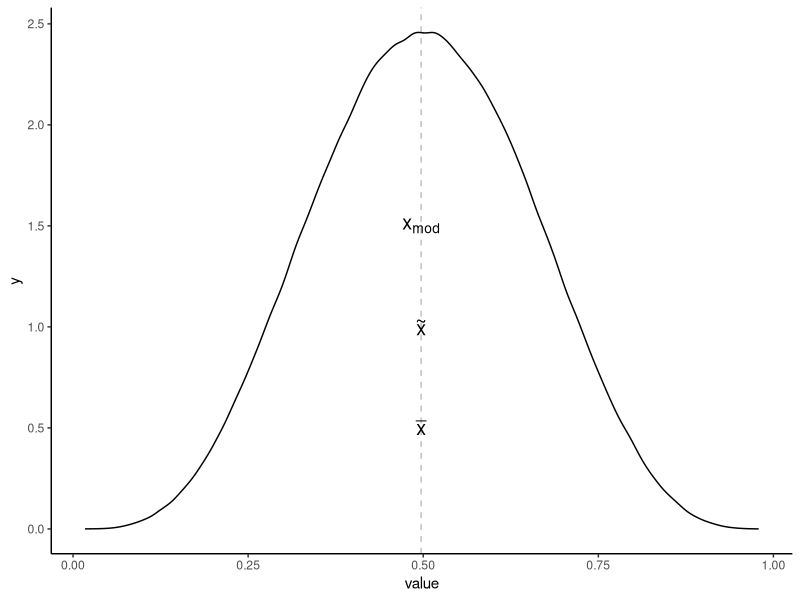
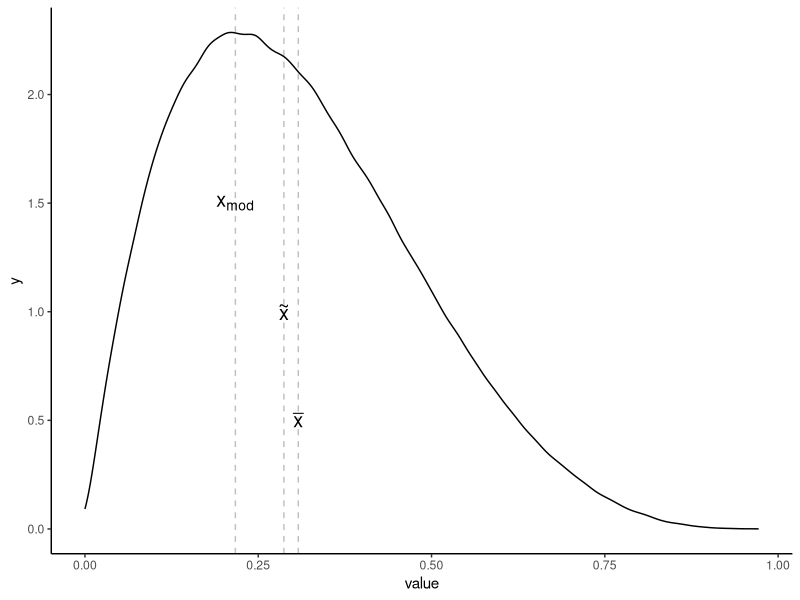
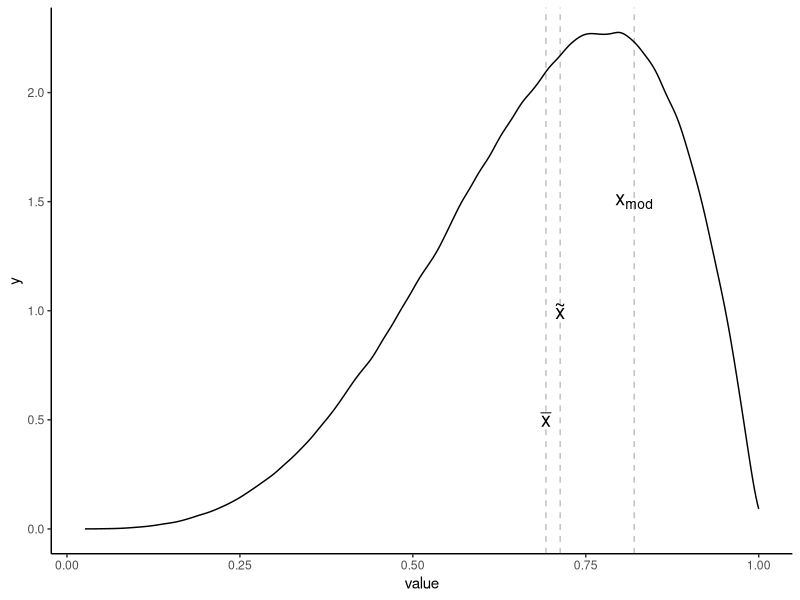

These charts were generated, in order, by the following R code:
## ---- chunk 1
library(tidyverse)

theme_set(theme_classic())

knitr::opts_chunk$set(fig.width = 4, 
                      fig.height = 2.5, 
                      fig.align = "center",
                      cache = FALSE)

modus <- function(var) {
  table(var) %>% 
    sort(decreasing = TRUE) %>% 
    names() %>% 
    .[1] %>% 
    as.numeric()
}
## ---- chunk 2
set.seed(42)

random_sample <- sample(1:42, 11)

sort(random_sample)

median(random_sample)
## ---- chunk 3
random_sample <- random_sample[random_sample != max(random_sample)]

sort(random_sample)

median(random_sample)
## ---- chunk 4
random_sample

mean(random_sample)
## ---- chunk 5
random_sample_symmetric <- round(rbeta(1000000, 5, 5), 3)

# random_sample_symmetric <- round(rnorm(n = 10000, mean = 0, sd = 0.5), 1)

# random_sample_symmetric <- round(fGarch::rsnorm(10000, mean = 0, sd = 0.5, xi = -10), 1)

random_sample_symmetric %>% 
  as_tibble() %>% 
  ggplot(aes(value)) + 
  geom_density() +
  geom_vline(xintercept = modus(random_sample_symmetric), alpha = 0.25, linetype = 2) +
  annotate("text", label = expression(x[mod]), x = modus(random_sample_symmetric), y = 1.5, size = 5) +
  # geom_vline(xintercept = median(random_sample_symmetric), alpha = 0.25, linetype = 2) +
  annotate("text", label = expression(tilde(x)) , x = modus(random_sample_symmetric), y = 1, size = 5) +
  # geom_vline(xintercept = mean(random_sample_symmetric), alpha = 0.25, linetype = 2) +
  annotate("text", label = expression(bar(x)), x = modus(random_sample_symmetric), y = 0.5, size = 5) 
## ---- chunk 6
random_sample_right_skewed <- round(rbeta(1000000, 2, 4.5), 3)

# random_sample_right_skewed <- round(rnorm(n = 10000, mean = 0, sd = 0.5), 1)

# random_sample_right_skewed <- round(fGarch::rsnorm(10000, mean = 0, sd = 0.5, xi = -10), 1)

random_sample_right_skewed %>% 
  as_tibble() %>% 
  ggplot(aes(value)) + 
  geom_density() +
  geom_vline(xintercept = modus(random_sample_right_skewed), alpha = 0.25, linetype = 2) +
  annotate("text", label = expression(x[mod]), x = modus(random_sample_right_skewed), y = 1.5, size = 5) +
  geom_vline(xintercept = median(random_sample_right_skewed), alpha = 0.25, linetype = 2) +
  annotate("text", label = expression(tilde(x)), x = median(random_sample_right_skewed), y = 1, size = 5) +
  geom_vline(xintercept = mean(random_sample_right_skewed), alpha = 0.25, linetype = 2) +
  annotate("text", label = expression(bar(x)), x = mean(random_sample_right_skewed), y = 0.5, size = 5) 
## ---- chunk 7
random_sample_left_skewed <- round(rbeta(1000000, 4.5, 2), 3)

random_sample_left_skewed %>% 
  as_tibble() %>% 
  ggplot(aes(value)) + 
  geom_density() +
  geom_vline(xintercept = modus(random_sample_left_skewed), alpha = 0.25, linetype = 2) +
  annotate("text", label = expression(x[mod]), x = modus(random_sample_left_skewed), y = 1.5, size = 5) +
  geom_vline(xintercept = median(random_sample_left_skewed), alpha = 0.25, linetype = 2) +
  annotate("text", label = expression(tilde(x)), x = median(random_sample_left_skewed), y = 1, size = 5) +
  geom_vline(xintercept = mean(random_sample_left_skewed), alpha = 0.25, linetype = 2) +
  annotate("text", label = expression(bar(x)), x = mean(random_sample_left_skewed), y = 0.5, size = 5) 
